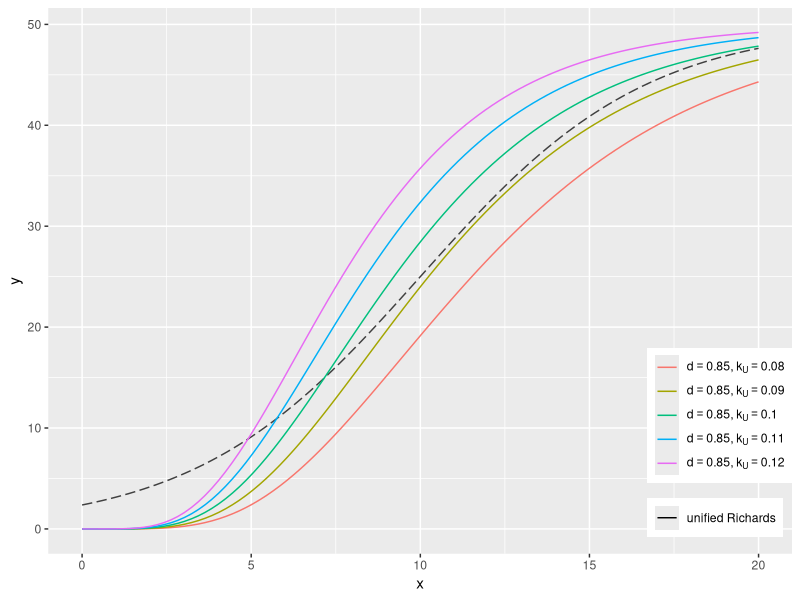
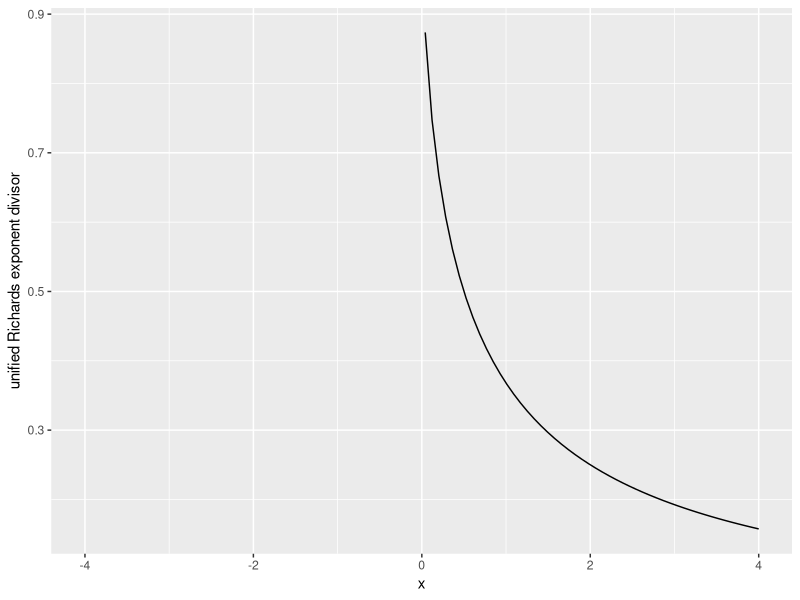

These figures' R source, in order:
library(dplyr)
library(ggplot2)
library(tidyr)

kU = seq(0.08, 0.12, by = 0.01)
curveFamily = crossing(tibble(x = seq(0, 20, length.out = 100), A = 50, y0 = 0, k = 0.3),
                       d = c(0.85),
                       kU = kU) %>%
   mutate(group = paste0("d = ", d, ", kU = ", kU),
          y = A * (1 + ((y0/A)^(1 - d) - 1) * exp((-kU * x)/d^(d/(1 - d))))^(1/(1 - d)),
          yLogistic = 50 / (1 + exp(-k * (x - 10))))

ggplot(curveFamily) +
  geom_line(aes(x = x, y = yLogistic, linetype = "logistic"), color = "grey25", linetype = "longdash") +
  geom_line(aes(x = x, y = y, color = as.factor(kU), group = group, linetype = "unified Richards")) +
  labs(x = "x", y = "y", color = NULL, linetype = NULL) +
  scale_color_discrete(breaks = kU, labels = sapply(kU, function(kU) { return(bquote(d == 0.85*","~k[U] == .(kU))) })) +
  scale_linetype_manual(breaks = c("unified Richards", "logistic"), values = c("solid", "longdash")) +
  theme(legend.justification = c(1, 0), legend.position = c(1, 0.03))
#ggsave("trees/height-diameter/curveFamily.png", units = "cm", width = 9, height = 9, dpi = 90)

dValidity = tibble(d = seq(-4, 4, length.out = 100), divisor = d^(d/(1 - d)))
ggplot(dValidity) +
  geom_line(aes(x = d, y = divisor)) +
  labs(x = "x", y = "unified Richards exponent divisor")
